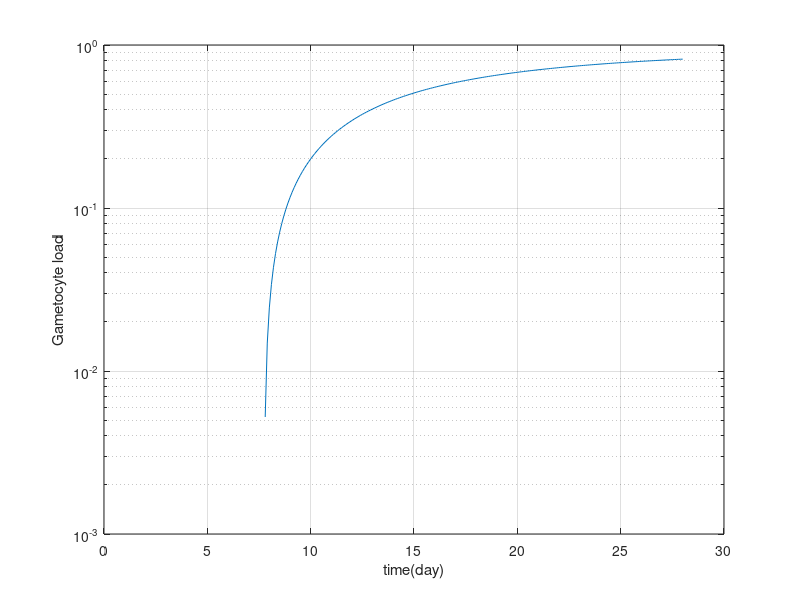

MATLAB code for this plot:
n = 2;
k = 10;
o = 0.6;
Gmax = 1;

x = 0:0.1:28;
G = (x.^n ./ (x.^n + k.^n) - o/(1+o)) * (1+o) * Gmax;

figure
semilogy(x, G)
xlabel('time(day)')
ylabel('Gametocyte load')
grid on
